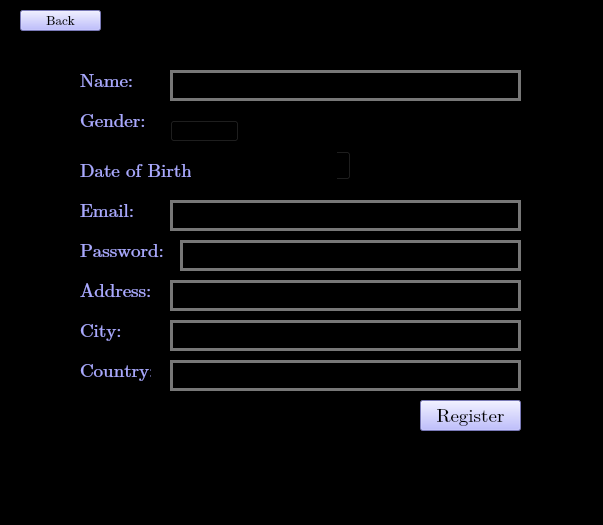
<?xml version="1.0" encoding="UTF-8"?>
<ui version="4.0">
 <class>ViewerRegistration</class>
 <widget class="QMainWindow" name="ViewerRegistration">
  <property name="geometry">
   <rect>
    <x>0</x>
    <y>0</y>
    <width>603</width>
    <height>525</height>
   </rect>
  </property>
  <property name="windowTitle">
   <string>MainWindow</string>
  </property>
  <property name="styleSheet">
   <string notr="true">QWidget {
    background-color:rgb(0, 0, 0)
}</string>
  </property>
  <widget class="QWidget" name="centralwidget">
   <widget class="QLabel" name="label">
    <property name="geometry">
     <rect>
      <x>80</x>
      <y>70</y>
      <width>71</width>
      <height>21</height>
     </rect>
    </property>
    <property name="font">
     <font>
      <family>Cambria Math</family>
      <pointsize>14</pointsize>
     </font>
    </property>
    <property name="styleSheet">
     <string notr="true">QLabel {
    color: rgb(170, 170, 255)
}
</string>
    </property>
    <property name="text">
     <string>Name: </string>
    </property>
   </widget>
   <widget class="QLabel" name="label_2">
    <property name="geometry">
     <rect>
      <x>80</x>
      <y>200</y>
      <width>71</width>
      <height>21</height>
     </rect>
    </property>
    <property name="font">
     <font>
      <family>Cambria Math</family>
      <pointsize>14</pointsize>
     </font>
    </property>
    <property name="styleSheet">
     <string notr="true">QLabel {
    color: rgb(170, 170, 255)
}</string>
    </property>
    <property name="text">
     <string>Email: </string>
    </property>
   </widget>
   <widget class="QLabel" name="label_3">
    <property name="geometry">
     <rect>
      <x>80</x>
      <y>240</y>
      <width>91</width>
      <height>21</height>
     </rect>
    </property>
    <property name="font">
     <font>
      <family>Cambria Math</family>
      <pointsize>14</pointsize>
     </font>
    </property>
    <property name="styleSheet">
     <string notr="true">QLabel {
    color: rgb(170, 170, 255)
}
</string>
    </property>
    <property name="text">
     <string>Password: </string>
    </property>
   </widget>
   <widget class="QLabel" name="label_4">
    <property name="geometry">
     <rect>
      <x>80</x>
      <y>280</y>
      <width>81</width>
      <height>21</height>
     </rect>
    </property>
    <property name="font">
     <font>
      <family>Cambria Math</family>
      <pointsize>14</pointsize>
     </font>
    </property>
    <property name="styleSheet">
     <string notr="true">QLabel {
    color: rgb(170, 170, 255)
}</string>
    </property>
    <property name="text">
     <string>Address:</string>
    </property>
   </widget>
   <widget class="QLineEdit" name="lineEditname">
    <property name="geometry">
     <rect>
      <x>170</x>
      <y>70</y>
      <width>351</width>
      <height>31</height>
     </rect>
    </property>
    <property name="styleSheet">
     <string notr="true">QLineEdit {
    background-color: rgb(0, 0, 0);
    border: 3px solid #777777; /* Optional: border color */
    padding: 5px; /* Optional: padding for better spacing */
}
</string>
    </property>
   </widget>
   <widget class="QLineEdit" name="lineEditemail">
    <property name="geometry">
     <rect>
      <x>170</x>
      <y>200</y>
      <width>351</width>
      <height>31</height>
     </rect>
    </property>
    <property name="styleSheet">
     <string notr="true">QLineEdit {
    background-color: rgb(0, 0, 0);
    border: 3px solid #777777; /* Optional: border color */
    padding: 5px; /* Optional: padding for better spacing */
}
</string>
    </property>
   </widget>
   <widget class="QLineEdit" name="lineEditpassword">
    <property name="geometry">
     <rect>
      <x>180</x>
      <y>240</y>
      <width>341</width>
      <height>31</height>
     </rect>
    </property>
    <property name="styleSheet">
     <string notr="true">QLineEdit {
    background-color: rgb(0, 0, 0);
    border: 3px solid #777777; /* Optional: border color */
    padding: 5px; /* Optional: padding for better spacing */
}
</string>
    </property>
   </widget>
   <widget class="QLineEdit" name="lineEditaddress">
    <property name="geometry">
     <rect>
      <x>170</x>
      <y>280</y>
      <width>351</width>
      <height>31</height>
     </rect>
    </property>
    <property name="styleSheet">
     <string notr="true">QLineEdit {
    background-color: rgb(0, 0, 0);
    border: 3px solid #777777; /* Optional: border color */
    padding: 5px; /* Optional: padding for better spacing */
}
</string>
    </property>
   </widget>
   <widget class="QPushButton" name="registerButtonViewer">
    <property name="geometry">
     <rect>
      <x>420</x>
      <y>400</y>
      <width>101</width>
      <height>31</height>
     </rect>
    </property>
    <property name="font">
     <font>
      <family>Cambria Math</family>
      <pointsize>14</pointsize>
     </font>
    </property>
    <property name="styleSheet">
     <string notr="true">QPushButton {
    background-color: rgb(170, 170, 255);
    color: rgb(0, 0, 0);

}


QPushButton:hover {
    background-color:rgb(128, 120, 215);
    color: rgb(0, 0, 0)
}

QPushButton:pressed {
    background-color: rgb(85, 170, 127);
    color: rgb(0, 0, 0)
}
</string>
    </property>
    <property name="text">
     <string>Register</string>
    </property>
   </widget>
   <widget class="QLabel" name="label_5">
    <property name="geometry">
     <rect>
      <x>80</x>
      <y>320</y>
      <width>71</width>
      <height>21</height>
     </rect>
    </property>
    <property name="font">
     <font>
      <family>Cambria Math</family>
      <pointsize>14</pointsize>
     </font>
    </property>
    <property name="styleSheet">
     <string notr="true">QLabel {
    color: rgb(170, 170, 255)
}</string>
    </property>
    <property name="text">
     <string>City:</string>
    </property>
   </widget>
   <widget class="QLabel" name="label_6">
    <property name="geometry">
     <rect>
      <x>80</x>
      <y>360</y>
      <width>71</width>
      <height>21</height>
     </rect>
    </property>
    <property name="font">
     <font>
      <family>Cambria Math</family>
      <pointsize>14</pointsize>
     </font>
    </property>
    <property name="styleSheet">
     <string notr="true">QLabel {
    color: rgb(170, 170, 255)
}</string>
    </property>
    <property name="text">
     <string>Country:</string>
    </property>
   </widget>
   <widget class="QLineEdit" name="lineEditcity">
    <property name="geometry">
     <rect>
      <x>170</x>
      <y>320</y>
      <width>351</width>
      <height>31</height>
     </rect>
    </property>
    <property name="styleSheet">
     <string notr="true">QLineEdit {
    background-color: rgb(0, 0, 0);
    border: 3px solid #777777; /* Optional: border color */
    padding: 5px; /* Optional: padding for better spacing */
}
</string>
    </property>
   </widget>
   <widget class="QLineEdit" name="lineEditcountry">
    <property name="geometry">
     <rect>
      <x>170</x>
      <y>360</y>
      <width>351</width>
      <height>31</height>
     </rect>
    </property>
    <property name="styleSheet">
     <string notr="true">QLineEdit {
    background-color: rgb(0, 0, 0);
    border: 3px solid #777777; /* Optional: border color */
    padding: 5px; /* Optional: padding for better spacing */
}
</string>
    </property>
   </widget>
   <widget class="QLabel" name="label_7">
    <property name="geometry">
     <rect>
      <x>80</x>
      <y>110</y>
      <width>71</width>
      <height>21</height>
     </rect>
    </property>
    <property name="font">
     <font>
      <family>Cambria Math</family>
      <pointsize>14</pointsize>
     </font>
    </property>
    <property name="styleSheet">
     <string notr="true">QLabel {
    color: rgb(170, 170, 255)
}
</string>
    </property>
    <property name="text">
     <string>Gender:</string>
    </property>
   </widget>
   <widget class="QLabel" name="label_8">
    <property name="geometry">
     <rect>
      <x>80</x>
      <y>160</y>
      <width>111</width>
      <height>21</height>
     </rect>
    </property>
    <property name="font">
     <font>
      <family>Cambria Math</family>
      <pointsize>14</pointsize>
     </font>
    </property>
    <property name="styleSheet">
     <string notr="true">QLabel {
    color: rgb(170, 170, 255)
}
</string>
    </property>
    <property name="text">
     <string>Date of Birth:</string>
    </property>
   </widget>
   <widget class="QDateEdit" name="dateEdit">
    <property name="geometry">
     <rect>
      <x>210</x>
      <y>150</y>
      <width>141</width>
      <height>31</height>
     </rect>
    </property>
   </widget>
   <widget class="QComboBox" name="genderBox">
    <property name="geometry">
     <rect>
      <x>170</x>
      <y>120</y>
      <width>69</width>
      <height>22</height>
     </rect>
    </property>
    <property name="styleSheet">
     <string notr="true">QLineEdit {
    background-color: rgb(0, 0, 0);
    border: 3px solid #777777; /* Optional: border color */
    padding: 5px; /* Optional: padding for better spacing */
}
</string>
    </property>
    <item>
     <property name="text">
      <string>Female</string>
     </property>
    </item>
    <item>
     <property name="text">
      <string>Male</string>
     </property>
    </item>
   </widget>
   <widget class="QPushButton" name="backButton">
    <property name="geometry">
     <rect>
      <x>20</x>
      <y>10</y>
      <width>81</width>
      <height>21</height>
     </rect>
    </property>
    <property name="font">
     <font>
      <family>Cambria Math</family>
      <pointsize>10</pointsize>
     </font>
    </property>
    <property name="styleSheet">
     <string notr="true">QPushButton {
    background-color: rgb(170, 170, 255);
    color: rgb(0, 0, 0);

}


QPushButton:hover {
    background-color:rgb(128, 120, 215);
    color: rgb(0, 0, 0)
}

QPushButton:pressed {
    background-color: rgb(85, 170, 127);
    color: rgb(0, 0, 0)
}
</string>
    </property>
    <property name="text">
     <string>Back</string>
    </property>
   </widget>
  </widget>
  <widget class="QMenuBar" name="menubar">
   <property name="geometry">
    <rect>
     <x>0</x>
     <y>0</y>
     <width>603</width>
     <height>21</height>
    </rect>
   </property>
  </widget>
  <widget class="QStatusBar" name="statusbar"/>
 </widget>
 <resources/>
 <connections/>
</ui>
